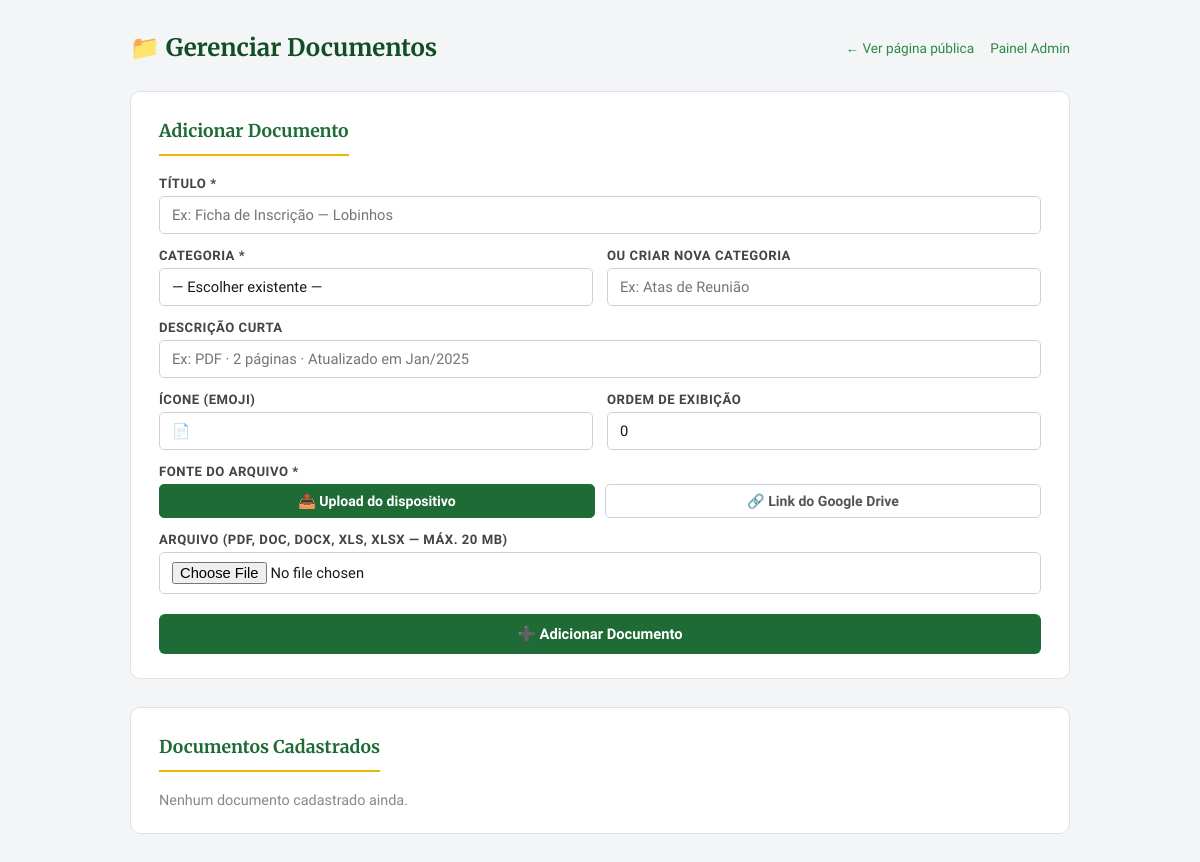
The app's page /admin/documento.php (signed in), older data.
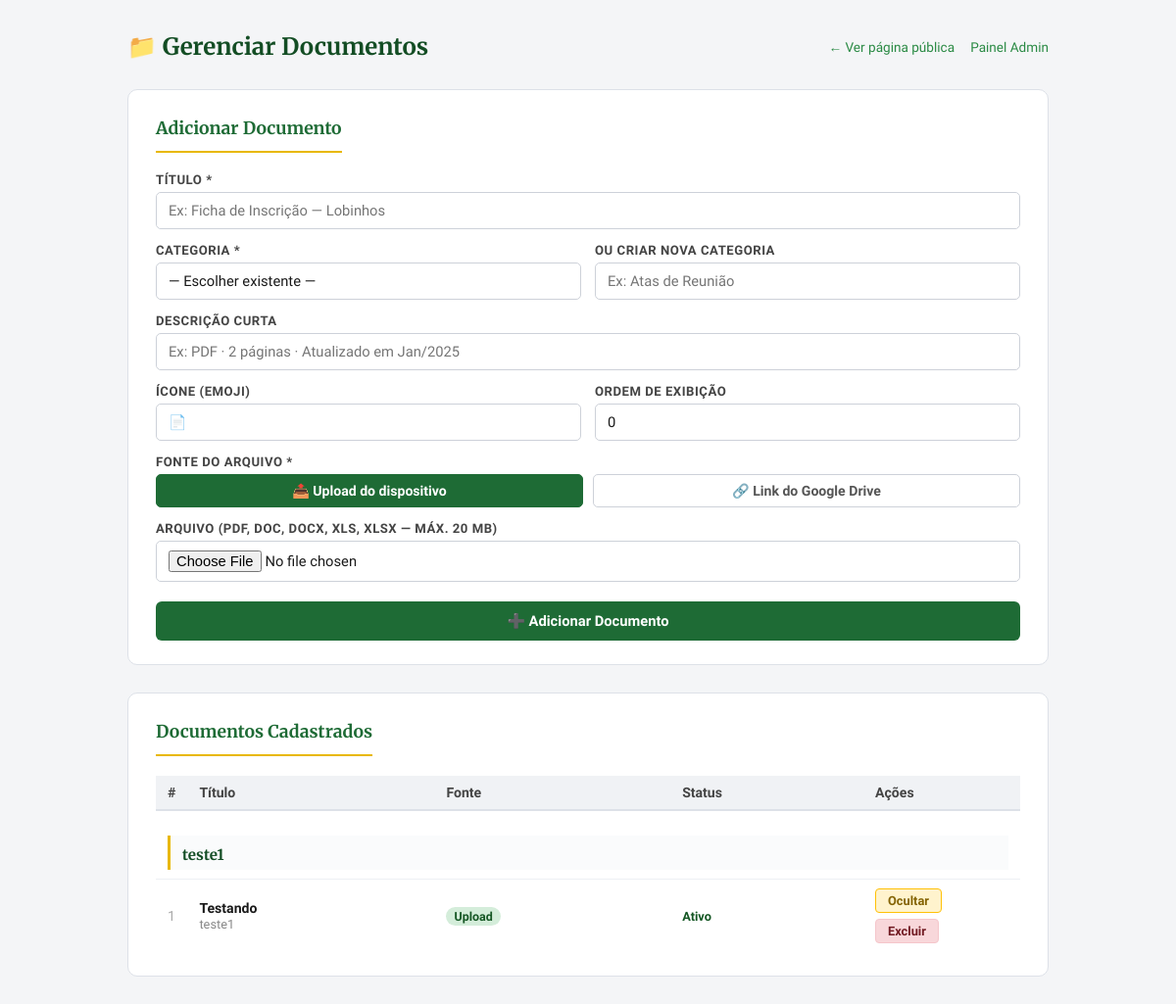
The same page, newer data.
### tables this page shows
CREATE TABLE `documentos` (
  `id` int(11) NOT NULL,
  `categoria` varchar(255) NOT NULL,
  `titulo` varchar(255) NOT NULL,
  `descricao` text DEFAULT NULL,
  `icone` varchar(10) DEFAULT '?',
  `tipo_fonte` varchar(50) NOT NULL,
  `arquivo_path` text DEFAULT NULL,
  `ordem` int(11) DEFAULT 0,
  `ativo` tinyint(1) DEFAULT 1,
  `criado_por` int(11) NOT NULL,
  `created_at` timestamp NOT NULL DEFAULT current_timestamp()
);

### admin/documento.php (the view, shortened to what the changed rows need)
<?php
$db = getDB();
$stmt = $db->query("
    SELECT id, categoria, titulo, descricao, icone, tipo_fonte, arquivo_path, ativo, ordem
    FROM documentos
    ORDER BY categoria, ordem, id
");
$todos = $stmt->fetchAll();
$porCategoria = [];
foreach ($todos as $doc) {
    $porCategoria[$doc['categoria']][] = $doc;
}
?>
<!doctype html>
<html lang="pt-BR">
<head>
  <link rel="stylesheet" href="../assets/css/main.css"/>
</head>
<body>
<div class="admin-wrap">
  <div class="admin-topbar">
    <h1>📁 Gerenciar Documentos</h1>
  </div>
  <div class="card">
    <h2>Adicionar Documento</h2>
  </div>
  <div class="card">
    <h2>Documentos Cadastrados</h2>
    <?php if (empty($todos)): ?>
      <p style="color:#888;font-size:.9rem">Nenhum documento cadastrado ainda.</p>
    <?php else: ?>
      <table class="doc-table">
        <thead>
          <tr>
            <th style="width:32px">#</th>
            <th>Título</th>
            <th>Fonte</th>
            <th>Status</th>
            <th style="width:160px">Ações</th>
          </tr>
        </thead>
        <tbody>
          <?php foreach ($porCategoria as $cat => $docs): ?>
            <tr>
              <td colspan="5">
                <div class="cat-header"><?= htmlspecialchars($cat) ?></div>
              </td>
            </tr>
            <?php foreach ($docs as $doc): ?>
            <tr>
              <td style="color:#aaa"><?= $doc['id'] ?></td>
              <td>
                <strong><?= htmlspecialchars($doc['titulo']) ?></strong>
                <?php if ($doc['descricao']): ?>
                  <br><span style="color:#888;font-size:.8rem"><?= htmlspecialchars($doc['descricao']) ?></span>
                <?php endif; ?>
              </td>
              <td>
                <?php if ($doc['tipo_fonte'] === 'google_drive'): ?>
                  <span class="badge-drive">Drive</span>
                <?php else: ?>
                  <span class="badge-upload">Upload</span>
                <?php endif; ?>
              </td>
              <td>
                <?php if (!$doc['ativo']): ?>
                  <span class="badge-inativo">Inativo</span>
                <?php else: ?>
                  <span style="color:#155724;font-size:.8rem;font-weight:700">Ativo</span>
                <?php endif; ?>
              </td>
              <td>
                <div class="actions">
                  <?php if ($doc['ativo']): ?>
                    <form method="POST" action="documentos_action.php" style="display:inline">
                      <button type="submit" class="btn-sm btn-warning"
                              onclick="return confirm('Desativar este documento?')">Ocultar</button>
                    </form>
                  <?php endif; ?>
                  <form method="POST" action="documentos_action.php" style="display:inline">
                    <button type="submit" class="btn-sm btn-danger"
                            onclick="return confirm('Excluir permanentemente?')">Excluir</button>
                  </form>
                </div>
              </td>
            </tr>
            <?php endforeach; ?>
          <?php endforeach; ?>
        </tbody>
      </table>
    <?php endif; ?>
  </div>
</div>
</body>
</html>

Row changes from the older to the newer data that the page shows:
added documentos: id "1", titulo "Testando", descricao "teste1", tipo_fonte "Upload", ativo "Ativo"
Text that changed along with them:
text no longer shown: "Nenhum documento cadastrado ainda."
text now shown: "# Título Fonte Status Ações"
new list line: "teste1"
